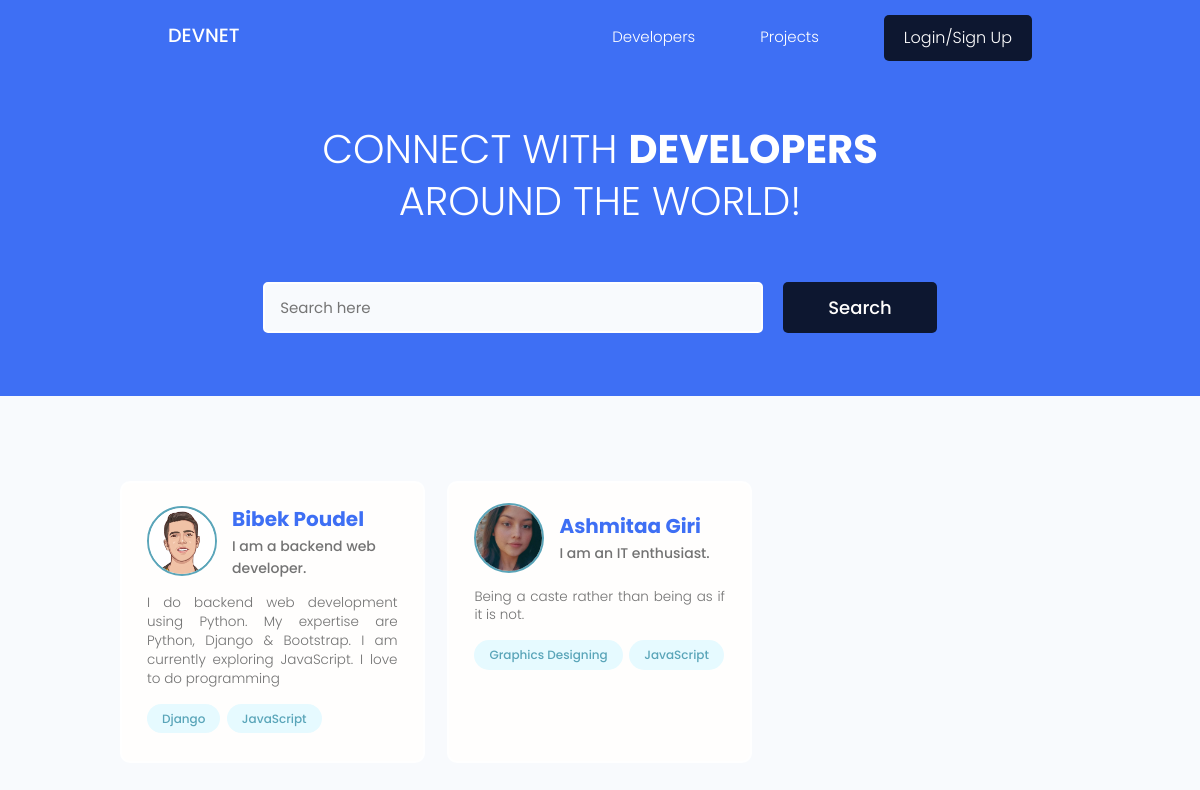
The page / on the database its author committed.
### users/models.py (models this page shows, shortened)
class Profile(models.Model):
    user = models.OneToOneField(User, on_delete=models.CASCADE, null=True, blank=True)
    name = models.CharField(max_length=200, blank=True, null=True)
    email = models.EmailField(max_length=500, blank=True, null=True)
    username = models.CharField(max_length=200, blank=True, null=True)
    location = models.CharField(max_length=200, blank=True, null=True)
    short_intro = models.CharField(max_length=200, null=True, blank=True)
    bio = models.TextField(blank=True, null=True)
    profile_image = models.ImageField(null=True, blank=True,upload_to='profile_images' ,default='profile_images/avatar.png')
    social_github = models.CharField(max_length=200, blank=True, null=True)
    social_twitter = models.CharField(max_length=200, blank=True, null=True)
    social_linkedin = models.CharField(max_length=200, blank=True, null=True)
    social_youtube = models.CharField(max_length=200, blank=True, null=True)
    social_website = models.CharField(max_length=200, blank=True, null=True)
    created = models.DateTimeField(auto_now_add=True)
    id = models.UUIDField(default=uuid.uuid4, unique=True, primary_key=True, editable=False)
    class Meta:
        ordering = [
            'created'
        ]

class Skill(models.Model):
    owner = models.ForeignKey(Profile , on_delete=models.CASCADE, null=True, blank=True)
    name = models.CharField(max_length=200, blank=True, null=True)
    description = models.TextField(null=True, blank=True)
    def __str__(self):
        return str(self.name)

### users/views.py (the view)
# urls.py: path('', views.profiles, name='profiles'),
def profiles(request):
    text = ''
    if request.GET.get('text'):
        text = request.GET.get('text')
    skills = Skill.objects.filter(name__icontains=text)
    profiles = Profile.objects.distinct().filter(Q(name__icontains=text)| Q(short_intro__icontains=text)| Q(skill__in=skills )).exclude(Q(bio__isnull=True)).exclude(Q(bio__exact=''))
    page = request.GET.get('page')
    results = 9
    paginator = Paginator(profiles, results)
    try:
        profiles = paginator.page(page)
    except PageNotAnInteger:
        page=1
        profiles = paginator.page(page)
    except EmptyPage:
        page = paginator.num_pages
        profiles = paginator.page(page)
    leftIndex = (int(page)  - 4  )
    if leftIndex < 1:
        leftIndex = 1
    rightIndex = (int(page)+ 5)
    if rightIndex > paginator.num_pages:
        rightIndex = paginator.num_pages+1
    custom_index = range(leftIndex, rightIndex)
    context = {
    'profiles':profiles,'text':text, 'profiles':profiles, 'custom_index':custom_index
    }
    return render(request, 'users/profiles.html', context)

### users/templates/users/profiles.html (shortened to what this page needs)
{% extends 'main.html' %}
{% block content %}
  <main class="home">
    <section class="hero-section text-center">
      <div class="container container--narrow">
        <div class="hero-section__box">
          <h2>Connect with <span>DEVELOPERS</span></h2>
          <h2>Around the world!</h2>
        </div>
        <div class="hero-section__search">
          <form id="searchForm" class="form" action="{% url 'profiles' %}" method="get">
            <div class="form__field">
              <input class="input input--text" id="formInput#search" type="text" name="text"
               value='{{text}}' placeholder="Search here" />
            </div>
            <input class="btn btn--sub btn--lg" type="submit" value="Search" />
          </form>
        </div>
      </div>
    </section>
    <section class="devlist">
      <div class="container">
        <div class="grid grid--three">
            {% for profile in profiles %}
          <div class="column card">
            <div class="dev">
              <a href="{% url 'profile' profile.id%}" class="card__body">
                <div class="dev__profile">
                  <img class="avatar avatar--md" src="{{profile.profile_image.url}}" alt="image" />
                  <div class="dev__meta">
                    <h3>{{profile.name}}</h3>
                    <h5>{{profile.short_intro}}</h5>
                  </div>
                </div>
                <p class="dev__info">
                  {{profile.bio|slice:"150"}}
                </p>
                <div class="dev__skills">
                    {% for skill in profile.skill_set.all|slice:"6" %}
                  <span class="tag tag--pill tag--main">
                    <small>{{skill}}</small>
                  </span>
                  {% endfor %}
                </div>
              </a>
            </div>
          </div>
          {% endfor %}
        </div>
      </div>
    </section>
  </main>
{% endblock content %}

### static/css/app.css (style rules this page uses)
:root { --hue-color: 224; --color-sub: hsl(var(--hue-color), 89%, 60%); --color-light:white; --color-sub-light:hsl(var(--hue-color), 56%, 12%); }
.btn--sub { background-color: var(--color-sub-light); }
.card { border: 2px solid var(--color-light); }
img { width: 100%; }
.hero-section { height: 40vh; display: flex; align-items: center; background-color: var(--color-sub); }
.hero-section__box { margin-bottom: 4rem; }
.hero-section__box > h2, .hero-section__box > h2 > span { font-size: 4rem; color: var(--color-light); line-height: 1.3; text-transform: uppercase; }
.hero-section__box > h2 { font-weight: 300; }
.hero-section__box > h2 > span { font-weight: 700; }
.hero-section__search > .form { display: flex; align-items: center; justify-content: center; gap: 2rem; }
.hero-section__search > .form input.input--text { width: 50rem; }
.devlist { margin-top: 8rem; }
.devlist .grid { align-items: stretch; }
.devlist .dev .dev__profile { display: flex; align-items: center; gap: 1.5rem; }
.devlist .dev .dev__meta h3 { color: var(--color-sub); font-size: 2rem; font-weight: 700; }
.devlist .dev .dev__meta h5 { color: var(--color-text); font-size: 1.4rem; font-weight: 500; }
.devlist .dev .dev__info { margin: 1.5rem 0; font-size: 1.35rem; line-height: 1.4; text-align: justify; }

### static/uikit/styles/modules/_variables.css (style rules this page uses)
:root { --color-main: #5aa5b9; --color-main-light: #e6faff; --color-sub: #3f4156; --color-sub-light: #51546e; --color-sub-lighter: #ededfd; --color-text: #737373; --color-gray: #8b8b8b; --color-light: #e5e7eb; --color-light-gray: #767676; --color-bg: #f8fafd; --color-white: #fffefd; --color-white-light: #f3f3f3; --color-success: #359e64; --color-success-bg: #def8e8; --color-error: #fc4b0b; --color-error-bg: #fff2ee; --font-base: 'Poppins', arial, helvetica, 'Segoe UI', roboto, ubuntu, sans-serif; --font-monospace: 'Fira Code', 'Courier New', courier, monospace; --font-regular: 300; --font-medium: 500; --font-bold: 700; --generic-shadow: 1px 1px 5px #00000010; --generic-transition: all 0.3s ease-in-out; }

### static/uikit/styles/modules/_base.css (style rules this page uses)
* { margin: 0; padding: 0; box-sizing: border-box; text-rendering: optimizeLegibility; color: inherit; font-size: inherit; }
html { font-size: 50%; }
@media only screen and (min-width: 480px) { html { font-size: 56.25%; } }
@media only screen and (min-width: 1200px) { html { font-size: 62.5%; } }
body { line-height: 1.6; font-weight: 400; font-size: 1.5rem; color: var(--color-text); background-color: var(--color-bg); min-height: 100vh; }

### static/uikit/styles/modules/_typography.css (style rules this page uses)
* { font-family: var(--font-base); }
h2 { font-size: 3.6rem; font-weight: var(--font-bold); }
h3 { font-size: 3.2rem; font-weight: var(--font-medium); }
h5 { font-size: 2.4rem; font-weight: var(--font-medium); }
h5, h6 { font-weight: var(--font-regular); }
p, span, strong { font-size: 1.6rem; color: var(--color-text); font-weight: var(--font-regular); }
a { padding-bottom: 2px; text-decoration: none; display: inline-block; color: var(--color-main); font-weight: var(--font-medium); }

### static/uikit/styles/modules/_utilities.css (style rules this page uses)
.container { width: 92%; max-width: 165rem; margin: 0 auto; box-sizing: border-box; }
.container--narrow { width: 92%; max-width: 120rem; }
@media screen and (min-width: 1000px) { .container { width: 90%; } }
@media screen and (min-width: 1000px) { .container--narrow { width: 85%; } }
@media screen and (min-width: 1200px) { .container { width: 80%; } }
@media screen and (min-width: 1200px) { .container--narrow { width: 72%; } }
.text-center { text-align: center; }

### static/uikit/styles/modules/_avatar.css (style rules this page uses)
.avatar { border-radius: 50%; border: 2px solid var(--color-main); object-fit: cover; }
.avatar--md { height: 7rem; width: 7rem; }

### static/uikit/styles/modules/_button.css (style rules this page uses)
.btn { display: inline-block; position: relative; cursor: pointer; background-color: var(--color-light); font-weight: var(--font-medium); color: var(--color-sub); text-decoration: none; padding: 1rem 2rem; border-radius: 0.5rem; border: none; width: -webkit-fit-content; width: -moz-fit-content; width: fit-content; height: -webkit-fit-content; height: -moz-fit-content; height: fit-content; font-size: 1.6rem; outline-width: 0; outline-color: transparent; -webkit-backface-visibility: hidden; backface-visibility: hidden; transition: all 0.3s ease-in-out; }
.btn--sub { background-color: var(--color-sub); color: var(--color-white); }
.btn--lg { font-size: 1.8rem; padding: 1.2rem 4.5rem; }

### static/uikit/styles/modules/_card.css (style rules this page uses)
.card { border-radius: 1rem; background-color: var(--color-white); border: 1.5px solid var(--color-light); width: auto; height: auto; margin-top: 0.5rem; margin-bottom: 0.5rem; overflow: hidden; }
.card__body, .card__header { padding: 2rem 2.5rem; }

### rows shown on the page
Profile: profile_image (placeholder picture), name "Bibek Poudel", short_intro "I am a backend web developer.", bio "I do backend web development using Python. My expertise are Python, Django & Bootstrap. I am currently exploring JavaScript. I love to do programming"
Skill: name "Django"
Skill: name "JavaScript"
Profile: profile_image (picture), name "Ashmitaa Giri", short_intro "I am an IT enthusiast.", bio "Being a caste rather than being as if it is not."
Skill: name "Graphics Designing"
Skill: name "JavaScript"
